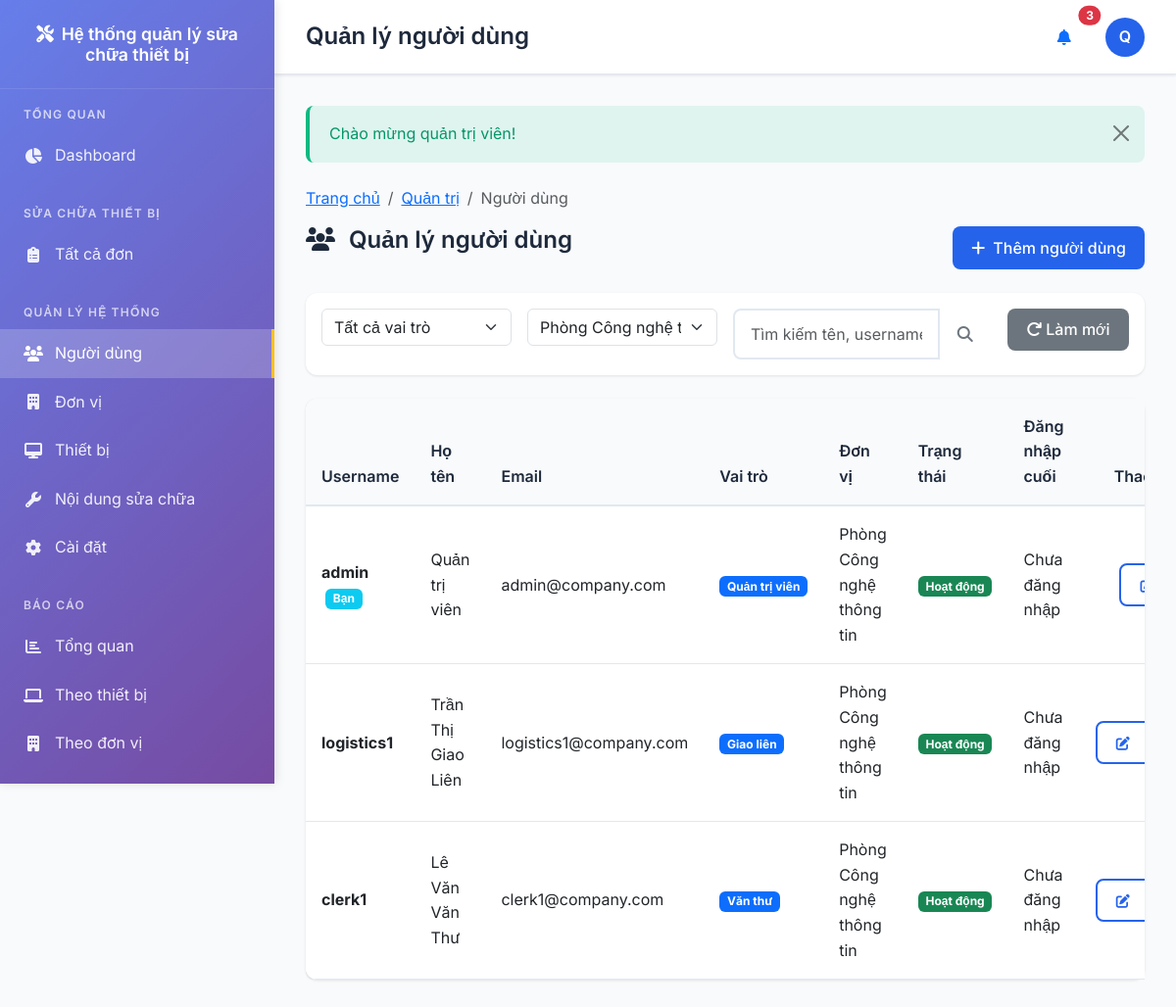
The app's page /admin/users.php?department_id=1 (signed in) with its own data.
### tables this page shows
CREATE TABLE users (
    id INT AUTO_INCREMENT PRIMARY KEY,
    username VARCHAR(50) NOT NULL UNIQUE,
    password VARCHAR(255) NOT NULL,
    full_name VARCHAR(100) NOT NULL,
    email VARCHAR(100),
    phone VARCHAR(20),
    avatar VARCHAR(255),
    role_id INT NOT NULL,
    department_id INT,
    status ENUM('active', 'inactive', 'blocked') DEFAULT 'active',
    last_login TIMESTAMP NULL,
    created_at TIMESTAMP DEFAULT CURRENT_TIMESTAMP,
    updated_at TIMESTAMP DEFAULT CURRENT_TIMESTAMP ON UPDATE CURRENT_TIMESTAMP,
    FOREIGN KEY (role_id) REFERENCES roles(id) ON DELETE RESTRICT,
    FOREIGN KEY (department_id) REFERENCES departments(id) ON DELETE SET NULL
);

CREATE TABLE roles (
    id INT AUTO_INCREMENT PRIMARY KEY,
    name VARCHAR(50) NOT NULL UNIQUE,
    display_name VARCHAR(100) NOT NULL,
    description TEXT,
    created_at TIMESTAMP DEFAULT CURRENT_TIMESTAMP
);

CREATE TABLE departments (
    id INT AUTO_INCREMENT PRIMARY KEY,
    code VARCHAR(20) NOT NULL UNIQUE,
    name VARCHAR(100) NOT NULL,
    address TEXT,
    phone VARCHAR(20),
    email VARCHAR(100),
    manager_name VARCHAR(100),
    status ENUM('active', 'inactive') DEFAULT 'active',
    created_at TIMESTAMP DEFAULT CURRENT_TIMESTAMP,
    updated_at TIMESTAMP DEFAULT CURRENT_TIMESTAMP ON UPDATE CURRENT_TIMESTAMP
);

### admin/users.php (the view, shortened to what the rows shown need)
<?php
require_once __DIR__ . '/../config/config.php';
$userModel = new User();
$title = 'Quản lý người dùng';
$action = $_GET['action'] ?? 'list';
$filters = [
    'role_id' => $_GET['role_id'] ?? '',
    'department_id' => $_GET['department_id'] ?? '',
    'search' => $_GET['search'] ?? ''
];
$users = $userModel->getAll($filters);
?>
<div class="row mb-4">
    <div class="col-md-8">
        <h2 class="page-title">
            <i class="fas fa-users me-2"></i>
            Quản lý người dùng
        </h2>
    </div>
</div>
<?php if ($action === 'list'): ?>
    <div class="card">
        <div class="card-body p-0">
            <?php if (empty($users)): ?>
                <div class="text-center py-5">
                    <i class="fas fa-users fa-3x text-muted mb-3"></i>
                    <h5 class="text-muted">Không có người dùng nào</h5>
                    <button type="button" class="btn btn-primary" data-bs-toggle="modal" data-bs-target="#createUserModal">
                        <i class="fas fa-plus me-2"></i>Thêm người dùng đầu tiên
                    </button>
                </div>
            <?php else: ?>
                <div class="table-responsive">
                    <table class="table table-hover mb-0">
                        <thead class="table-light">
                            <tr>
                                <th>Username</th>
                                <th>Họ tên</th>
                                <th>Email</th>
                                <th>Vai trò</th>
                                <th>Đơn vị</th>
                                <th>Trạng thái</th>
                                <th>Đăng nhập cuối</th>
                                <th class="text-center" width="120">Thao tác</th>
                            </tr>
                        </thead>
                        <tbody>
                            <?php foreach ($users as $user): ?>
                                <tr>
                                    <td>
                                        <strong><?= e($user['username']) ?></strong>
                                        <?php if ($user['id'] == current_user()['id']): ?>
                                            <span class="badge bg-info ms-1">Bạn</span>
                                        <?php endif; ?>
                                    </td>
                                    <td><?= e($user['full_name']) ?></td>
                                    <td><?= e($user['email']) ?></td>
                                    <td>
                                        <span class="badge bg-primary"><?= e($user['role_name']) ?></span>
                                    </td>
                                    <td><?= e($user['department_name'] ?? 'Chưa phân công') ?></td>
                                    <td>
                                        <?php if ($user['status'] === 'active'): ?>
                                            <span class="badge bg-success">Hoạt động</span>
                                        <?php else: ?>
                                            <span class="badge bg-secondary">Tạm khóa</span>
                                        <?php endif; ?>
                                    </td>
                                    <td>
                                        <?= $user['last_login'] ? format_datetime($user['last_login']) : 'Chưa đăng nhập' ?>
                                    </td>
                                    <td class="text-center">
                                        <div class="btn-group" role="group">
                                            <a href="<?= url('admin/users.php?action=edit&id=' . $user['id']) ?>"
                                               class="btn btn-sm btn-outline-primary" title="Sửa">
                                                <i class="fas fa-edit"></i>
                                            </a>
                                        </div>
                                    </td>
                                </tr>
                            <?php endforeach; ?>
                        </tbody>
                    </table>
                </div>
            <?php endif; ?>
        </div>
    </div>
<?php endif; ?>
<?php
$content = ob_get_clean();
include '../layouts/app.php';
?>

### layouts/app.php (shortened to what the rows shown need)
<!DOCTYPE html>
<html lang="vi">
<head>
    <link href="https://cdn.jsdelivr.net/npm/bootstrap@5.3.0/dist/css/bootstrap.min.css" rel="stylesheet">
    <link href="https://cdnjs.cloudflare.com/ajax/libs/font-awesome/6.4.0/css/all.min.css" rel="stylesheet">
</head>
<body>
    <?php
    $user = current_user();
    $current_page = basename($_SERVER['PHP_SELF'], '.php');
    ?>
            <?php if (has_any_role(['admin', 'clerk'])): ?>
            <div class="nav-section">
                <div class="nav-section-title">Báo cáo</div>
                <a href="<?= url('reports/overview.php') ?>" class="nav-link <?= $current_page === 'overview' ? 'active' : '' ?>">
                    <i class="fas fa-chart-bar"></i>
                    Tổng quan
                </a>
                <a href="<?= url('reports/equipment.php') ?>" class="nav-link <?= $current_page === 'equipment' && strpos($_SERVER['REQUEST_URI'], 'reports') ? 'active' : '' ?>">
                    <i class="fas fa-laptop"></i>
                    Theo thiết bị
                </a>
                <a href="<?= url('reports/department.php') ?>" class="nav-link <?= $current_page === 'department' ? 'active' : '' ?>">
                    <i class="fas fa-building"></i>
                    Theo đơn vị
                </a>
            </div>
            <?php endif; ?>
    <div class="main-content">
        <header class="main-header">
            <div class="header-content">
                <div>
                    <h1 class="page-title"><?= e($title ?? 'Dashboard') ?></h1>
                </div>
                <div class="user-menu">
                    <div class="dropdown">
                        <a href="#" class="user-avatar" data-bs-toggle="dropdown">
                            <?php if ($user && $user['avatar']): ?>
                                <img src="<?= upload_url('avatars/' . $user['avatar']) ?>" alt="Avatar" style="width: 100%; height: 100%; object-fit: cover; border-radius: 50%;">
                            <?php else: ?>
                                <?= $user ? strtoupper(substr($user['full_name'], 0, 1)) : 'U' ?>
                            <?php endif; ?>
                        </a>
                    </div>
                </div>
            </div>
        </header>
        <main class="content-area">
            <?php if (isset($content)): ?>
                <?= $content ?>
            <?php endif; ?>
        </main>
    </div>
</body>
</html>

### records on screen
users: full_name "Q", username "admin", shows "Bạn", full_name "Quản trị viên", email "admin@company.com", role.display_name "Quản trị viên", department.name "Phòng Công nghệ thông tin", status "Hoạt động", shows "Chưa đăng nhập"
users: username "logistics1", full_name "Trần Thị Giao Liên", email "logistics1@company.com", role.display_name "Giao liên", department.name "Phòng Công nghệ thông tin", status "Hoạt động", shows "Chưa đăng nhập"
users: username "clerk1", full_name "Lê Văn Văn Thư", email "clerk1@company.com", role.display_name "Văn thư", department.name "Phòng Công nghệ thông tin", status "Hoạt động", shows "Chưa đăng nhập"

### other values on screen
APP_NAME "Hệ thống quản lý sửa chữa thiết bị"
$title "Quản lý người dùng"
$message['message'] "Chào mừng quản trị viên!"
$item['title'] "Trang chủ"
$item['title'] "Quản trị"
$item['title'] "Người dùng"
form field department_id "Phòng Công nghệ thông tin"
